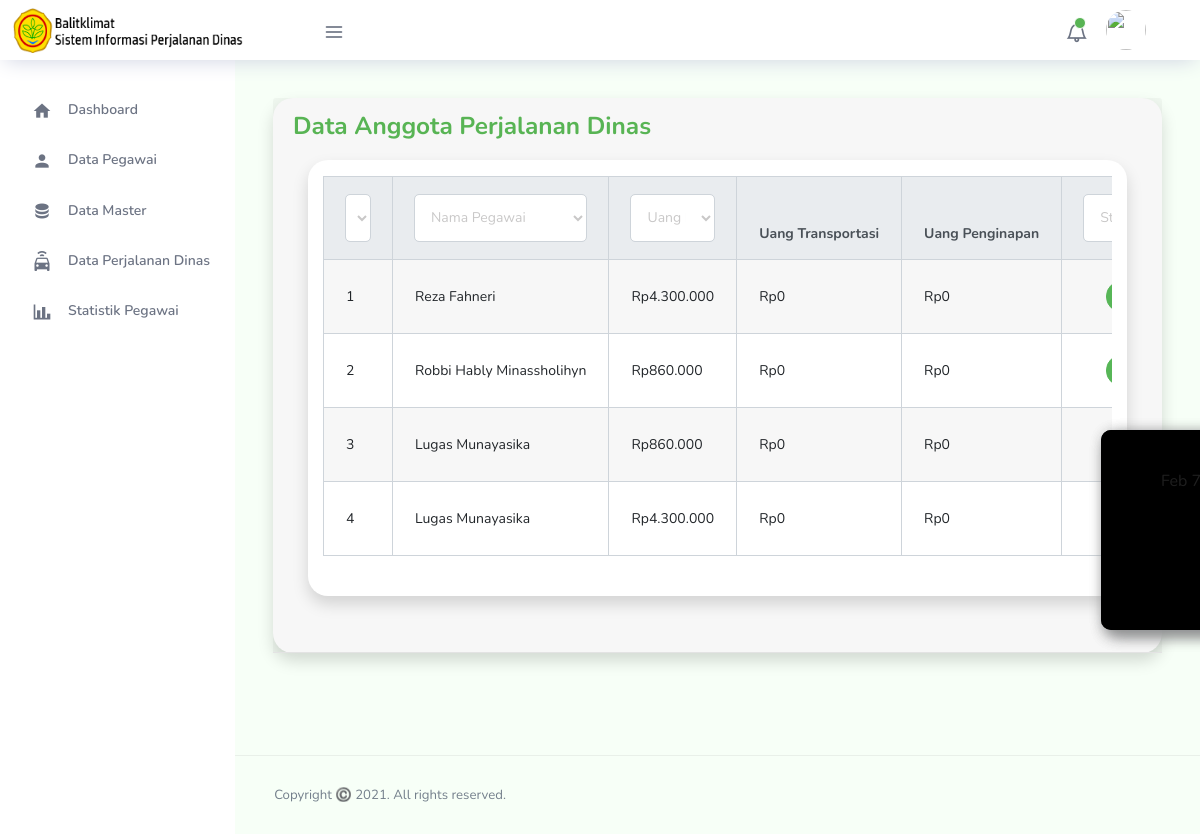
The app's page /index.php/anggota_perjadin with its own data.
### tables this page shows
CREATE TABLE `data_anggota_perjadin` (
  `id_anggota_perjadin` int(11) NOT NULL,
  `id_perjalanan_dinas` int(11) NOT NULL,
  `nip_anggota_perjadin` varchar(18) NOT NULL,
  `no_sppd` varchar(11) DEFAULT NULL,
  `no_sppd2` varchar(25) NOT NULL,
  `no_kas` int(11) DEFAULT NULL,
  `uang_harian` int(11) NOT NULL,
  `uang_transportasi` int(11) DEFAULT NULL,
  `hari1` int(11) DEFAULT NULL,
  `hari2` int(11) DEFAULT NULL,
  `hari3` int(11) DEFAULT NULL,
  `biaya1` int(11) DEFAULT NULL,
  `biaya2` int(11) DEFAULT NULL,
  `biaya3` int(11) DEFAULT NULL,
  `uang_penginapan` int(11) DEFAULT NULL,
  `total_pendapatan` int(11) NOT NULL,
  `status_perjalanan_dinas` varchar(25) NOT NULL
);

CREATE TABLE `data_pegawai` (
  `nip` varchar(18) NOT NULL,
  `nama_pegawai` varchar(50) NOT NULL,
  `foto` varchar(255) NOT NULL,
  `id_golongan` int(11) NOT NULL,
  `id_status_peg` int(11) NOT NULL,
  `id_pangkat` int(11) NOT NULL,
  `id_jabatan` int(11) NOT NULL,
  `id_divisi` int(11) NOT NULL,
  `nik` varchar(16) NOT NULL,
  `email` varchar(30) NOT NULL,
  `password` varchar(50) NOT NULL,
  `no_whatsapp` varchar(20) NOT NULL,
  `role` varchar(50) NOT NULL
);

### application/controllers/Anggota_perjadin.php (called while the page is built, shortened)
<?php
class Anggota_perjadin extends CI_Controller
{
    function __construct()
    {
        $this->load->Model('Model_kegiatan');
        $this->load->Model('Model_pegawai');
        $this->load->Model('Model_jenis_keg');
        $this->load->Model('Model_perjalanan_dinas');
        $this->load->Model('Model_anggota_perjadin');
        $this->load->Model('Model_kota');
        $this->load->Model('Model_mak');
        $this->load->helper('url');
    }
    function index()
    {
        $data['data_anggota_perjadin'] = $this->Model_anggota_perjadin->getList();
        $data['title'] = "PERJADIN BALITKLIMAT | Data Anggota Perjalanan Dinas";
        $this->load->view('templates/v_template', $data);
        $this->load->view('Anggota_Perjadin/v_anggota_perjadin', $data);
        $this->load->view('templates/footer', $data);
    }
}

### index.php (called while the page is built, shortened)
<?php
require_once BASEPATH.'core/CodeIgniter.php';

### application/models/Model_anggota_perjadin.php (called while the page is built, shortened)
<?php
class Model_anggota_perjadin extends CI_model
{
    public function getList()
	{
		$this->db->select('data_anggota_perjadin.*,data_perjalanan_dinas.*,data_mak.*,data_kegiatan.*,anggota.nama_pegawai as nama_anggota_perjadin');
		$this->db->from('data_anggota_perjadin');
		$this->db->join('data_perjalanan_dinas', 'data_anggota_perjadin.id_perjalanan_dinas = data_perjalanan_dinas.id_perjalanan_dinas');
		$this->db->join('data_pegawai as anggota', 'anggota.nip = data_anggota_perjadin.nip_anggota_perjadin');
		$this->db->join('data_mak', 'data_mak.kode_mak = data_perjalanan_dinas.kode_mak');
		$this->db->join('data_kegiatan', 'data_kegiatan.kode_kegiatan = data_perjalanan_dinas.kode_kegiatan');
		return $this->db->get()->result();
	}
}

### application/views/Anggota_Perjadin/v_anggota_perjadin.php (the view, shortened to what this page needs)
<div class="main-panel">
    <div class="content-wrapper">
        <div class="row">
            <div class="col-md-12 grid-margin">
                <div class="card shadow mb-4">
                    <div class="card-header py-3">
                        <h3 class="m-0 font-weight-bold text-primary">Data Anggota Perjalanan Dinas</h3><br>
                        <div class="col-md-12 grid-margin">
                            <div class="card shadow mb-12">
                                <div class="col-lg-12 grid-margin stretch-card">
                                    <div class="card">
                                        <div class="table-responsive pt-3 ">
                                            <table id="dtBasicExample" class="table table-striped table-bordered table-md" cellspacing="0" style="width:100%; height:100%">
                                                <thead class="thead-light">
                                                    <tr>
                                                        <th style="width:3%">No</th>
                                                        <th style="width:5%">Nama Pegawai</th>
                                                        <th style="width:4%">Uang Harian</th>
                                                        <th style="width:5%">Uang Transportasi</th>
                                                        <th style="width:6%">Uang Penginapan</th>
                                                        <th style="width:2%">Status Perjalanan Dinas</th>
                                                    </tr>
                                                </thead>
                                                <tbody>
                                                    <?php
                                                    $no = 1;
                                                    foreach ($data_anggota_perjadin as $j) {
                                                    ?>
                                                        <tr>
                                                            <td><?php echo $no++ ?></td>
                                                            <td><?php echo $j->nama_anggota_perjadin ?></td>
                                                            <td><?php echo 'Rp'.number_format($j->uang_harian,0,',','.') ?></td>
                                                            <td><?php echo 'Rp'.number_format($j->uang_transportasi,0,',','.') ?></td>
                                                            <td><?php echo 'Rp'.number_format($j->uang_penginapan,0,',','.') ?></td>
                                                            <td><?php if($j->status_perjalanan_dinas == 'Belum Berangkat'){
                                                                ?> <button style ="color:white; margin-left:30px" class="btn btn-warning btn-sm"> Belum Berangkat </button> <?php
                                                            } elseif($j->status_perjalanan_dinas == 'Sedang Berlangsung'){
                                                                ?> <button style ="margin-left:22px" class="btn btn-success btn-sm"> Sedang Berlangsung </button> <?php
                                                            } else{
                                                                ?> <button style ="margin-left:60px" class="btn btn-info btn-sm"> Selesai </button> <?php
                                                            }?></td>
                                                        </tr>
                                                    <?php } ?>
                                                </tbody>
                                            </table>
                                        </div>
                                    </div>
                                </div>
                            </div>
                        </div>
                    </div>
                </div>
            </div>
        </div>
    </div>

### application/views/templates/v_template.php (shortened to what this page needs)
<!DOCTYPE html>
<html lang="en">
<head>
  <link rel="stylesheet" href="<?= base_url('assets'); ?>/vendors/feather/feather.css">
  <link rel="stylesheet" href="<?= base_url('assets'); ?>/vendors/ti-icons/css/themify-icons.css">
  <link rel="stylesheet" href="<?php echo base_url('assets'); ?>/vendors/css/vendor.bundle.base.css">
  <link rel="stylesheet" href="<?= base_url('assets'); ?>/vendors/datatables.net-bs4/dataTables.bootstrap4.css">
  <link rel="stylesheet" href="<?= base_url('assets'); ?>/vendors/ti-icons/css/themify-icons.css">
  <link rel="stylesheet" type="text/css" href="<?= base_url('assets'); ?>/js/select.dataTables.min.css">
  <link rel="stylesheet" href="<?= base_url('assets'); ?>/vendors/mdi/css/materialdesignicons.min.css">
  <link rel="stylesheet" href="<?= base_url('assets'); ?>/css/vertical-layout-light/style.css">
  <link rel="stylesheet" href="https://unpkg.com/@tabler/icons@latest/iconfont/tabler-icons.min.css">
  <link href="<?= base_url('assets'); ?>/css/addons/datatables.min.css" rel="stylesheet">
  <link rel="stylesheet" href="<?= base_url('assets'); ?>/css/sweet-alert/sweetalert2.min.css">
  <link href="https://cdn.jsdelivr.net/npm/select2@4.1.0-rc.0/dist/css/select2.min.css" rel="stylesheet" />
  <link rel="stylesheet" href="https://cdn.jsdelivr.net/npm/select2-bootstrap-5-theme@1.2.0/dist/select2-bootstrap-5-theme.min.css" />
  <link rel="stylesheet" type="text/css" href="<?= base_url('assets'); ?>/DataTables/datatables.css">
</head>
<body>
  <div class="container-scroller">
    <nav class="navbar col-lg-12 col-12 p-0 fixed-top d-flex flex-row">
      <div class="text-center navbar-brand-wrapper d-flex align-items-center justify-content-center">
        <a class="navbar-brand brand-logo mr-5" href=""><img style="height:45px; margin-left:7px; width:230px" src="<?php echo base_url() ?>assets/images/logoperjadin.png" class="mr-2" alt="logo">
        </a>
      </div>
      <div class="navbar-menu-wrapper d-flex align-items-center justify-content-end">
        <button class="navbar-toggler navbar-toggler align-self-center" type="button" data-toggle="minimize">
          <span class="icon-menu"></span>
        </button>
        <ul class="navbar-nav mr-lg-2">
          <li class="nav-item nav-search d-none d-lg-block">
            <div class="input-group">
            </div>
          </li>
        </ul>
        <ul class="navbar-nav navbar-nav-right">
          <li class="nav-item dropdown">
            <a class="nav-link count-indicator dropdown-toggle" id="notificationDropdown" href="#" data-toggle="dropdown">
              <i class="icon-bell mx-0"></i>
              <span class="count"></span>
            </a>
          </li>
          <li class="nav-item nav-profile dropdown">
            <a class="nav-link dropdown-toggle" href="#" data-toggle="dropdown" id="profileDropdown">
              <img src="<?php echo base_url() ?>assets/images/foto/<?php echo $this->db->where('email', $this->session->userdata('email'))->get('data_pegawai')->row('foto') ?>">
            </a>
          </li>
      </div>
    </nav>
    <div class="container-fluid page-body-wrapper">
      <div id="right-sidebar" class="settings-panel">
        <div class="tab-content" id="setting-content">
          <div class="tab-pane fade show active scroll-wrapper" id="todo-section" role="tabpanel" aria-labelledby="todo-section">
            <div class="events pt-4 px-3">
              <div class="wrapper d-flex mb-2">
                <span>Feb 11 2018</span>
              </div>
            </div>
            <div class="events pt-4 px-3">
              <div class="wrapper d-flex mb-2">
                <i class="ti-control-record text-primary mr-2"></i>
                <span>Feb 7 2018</span>
              </div>
            </div>
          </div>
        </div>
      </div>
      <nav class="sidebar sidebar-offcanvas" id="sidebar">
        <ul class="nav">
          <li class="nav-item ">
            <a class="nav-link" href="<?php echo base_url(); ?>dashboard">
              <i style="font-size:20px" class="mdi mdi-home menu-icon"></i>
              <span class="menu-title">Dashboard</span>
            </a>
          </li>
          <li class="nav-item ">
            <a class="nav-link" href="<?php echo base_url(); ?>data_pegawai" aria-expanded="false" aria-controls="form-elements">
              <i style="font-size:20px" class="mdi mdi-account menu-icon"></i>
              <span class="menu-title">Data Pegawai</span>
            </a>
          </li>
          <li class="nav-item">
            <a class="nav-link" data-toggle="collapse" href="#ui-basic" aria-expanded="false" aria-controls="ui-basic">
              <i style="font-size:20px" class="mdi mdi-database menu-icon"></i>
              <span class="menu-title">Data Master</span>
              <i class="menu-arrow"></i>
            </a>
          </li>
          <li class="nav-item">
            <a class="nav-link" href="<?php echo base_url(); ?>perjalanan_dinas" aria-expanded="false" aria-controls="form-elements">
              <i style="font-size:20px" class="mdi mdi-car-connected menu-icon"></i>
              <span class="menu-title">Data Perjalanan Dinas</span>
            </a>
          </li>
          <li class="nav-item">
            <a class="nav-link" href="<?php echo base_url(); ?>statistik" aria-expanded="false">
              <i style="font-size:20px" class="mdi mdi-chart-bar menu-icon"></i>
              <span class="menu-title">Statistik Pegawai</span>
            </a>
          </li>
        </ul>
      </nav>

### application/views/templates/footer.php (shortened to what this page needs)
</body>
<footer class="footer">
    <div class="d-sm-flex text-center">
        <span class="text-muted text-center d-block d-sm-inline-block">Copyright ©️ 2021. All rights reserved.</span>
    </div>
    <link rel="stylesheet" href="https://unpkg.com/@tabler/icons@latest/iconfont/tabler-icons.min.css">
</footer>
</html>

### records on screen
data_anggota_perjadin: nip_anggota_perjadin.nama_pegawai "Reza Fahneri", uang_harian "4.300.000", uang_transportasi "0", uang_penginapan "0"
data_anggota_perjadin: nip_anggota_perjadin.nama_pegawai "Robbi Hably Minassholihyn", uang_harian "860.000", uang_transportasi "0", uang_penginapan "0"
data_anggota_perjadin: nip_anggota_perjadin.nama_pegawai "Lugas Munayasika", uang_harian "860.000", uang_transportasi "0", uang_penginapan "0"
data_anggota_perjadin: nip_anggota_perjadin.nama_pegawai "Lugas Munayasika", uang_harian "4.300.000", uang_transportasi "0", uang_penginapan "0"
